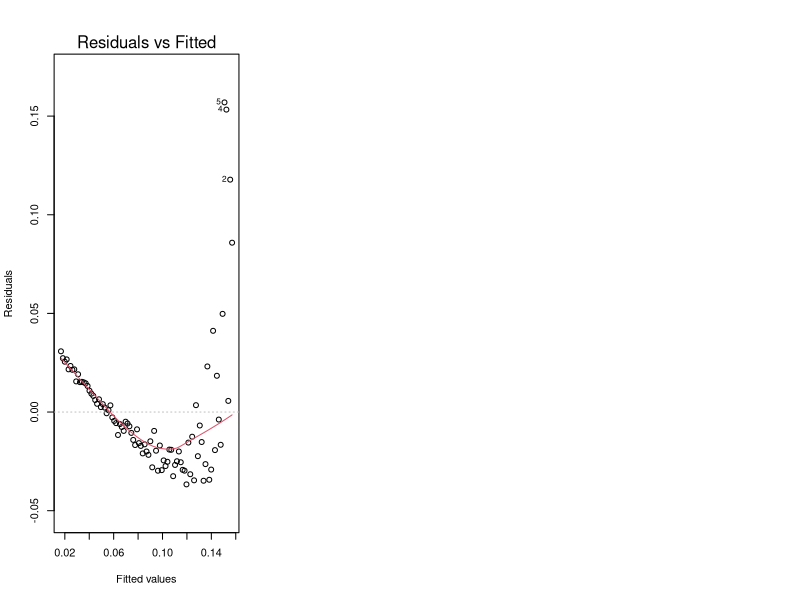

Write R code to recreate this figure. (Note: this script raises an error after producing the figure.)
#
# 11.12 - finding best power transformation (box-cox procedure)
#
# want to improve linear model by applying a power 
# transformation to the response variable.
#
# use box-cox procedure
#
# library(MASS)
# m <- lm(y ~ x)
# boxcox(m)
#
 
x <- 10:100
eps <- rnorm(length(x), sd=5)
y <- (x+eps)^(-1/1.5)

# model using linear (it's not of course).
m <- lm(y ~ x)
summary(m)

# plot is overloaded, so for a model argument is really calls,
# plot.lm(...) which has a "which" argument. do this to get
# the help text:
#
# > ?plot.lm
#
# which says:
#
#     Six plots (selectable by ‘which’) are currently available: a plot
#     of residuals against fitted values, a Scale-Location plot of
#     sqrt(| residuals |) against fitted values, a Normal Q-Q plot, a
#     plot of Cook's distances versus row labels, a plot of residuals
#     against leverages, and a plot of Cook's distances against
#     leverage/(1-leverage).  By default, the first three and ‘5’ are
#     provided.
#
#Usage:
#
#     ## S3 method for class 'lm'
#     plot(x, which = c(1:3, 5), 
#          caption = list("Residuals vs Fitted", "Normal Q-Q",
#            "Scale-Location", "Cook's distance",
#            "Residuals vs Leverage",
#            expression("Cook's dist vs Leverage  " * h[ii] / (1 - h[ii]))),
#          panel = if(add.smooth) panel.smooth else points,
#          sub.caption = NULL, main = "",
#          ask = prod(par("mfcol")) < length(which) && dev.interactive(),
#          ...,
#          id.n = 3, labels.id = names(residuals(x)), cex.id = 0.75,
#          qqline = TRUE, cook.levels = c(0.5, 1.0),
#          add.smooth = getOption("add.smooth"), label.pos = c(4,2),
#          cex.caption = 1)
##     
#Arguments:
#
#       x: ‘lm’ object, typically result of ‘lm’ or ‘glm’.
#
#   which: if a subset of the plots is required, specify a subset of the
#          numbers ‘1:6’.
#

par(mfrow=c(1,3))

plot(m, which=1)
library(MASS)

bc = boxcox(m)

which.max(bc$y)

lambda <- bc$x[which.max(bc$y)]
lambda

z <- y^lambda
z

m2 = lm(z ~ x)
summary(m2)
plot(m2, which=1)

# or

m2 = lm(I(y^lambda) ~ x)

#
# 11.13 - forming confidence intervals for regression coefficients.
#
# m <- lm(y ~ x1 + x2)
# confint(m)
#

x1 = 1:100
length(x1)
x2 = x1^2
length(x2)

y = 5*x1 + 8*x2 + 100 + rnorm(100, sd=100)

m = lm(y ~ x1 + x2)

m$coefficients

confint(m)
confint(m, level=0.99)

#
# 11.14 - plot residuals
#
# m <- lm(y ~ x)
# plot(m, which=1)
#
#

x1 = 1:100
length(x1)
x2 = x1^2
length(x2)

y = 5*x1 + 8*x2 + 100 + rnorm(100, sd=100)

m = lm(y ~ x1 + x2)

x11()
plot(m, which=1)

#
# 11.15 - diagnosing a linear regression
#

x1 = 1:100
x2 = x1^2

y = 5*x1 + 8*x2 + 100 + rnorm(100, sd=100)

m = lm(y ~ x2)

# requires R version >= 3.2.0
#
# library(car)
# outlier.test(m)
#
# check F statistis when using summary function.
#
# summary(m)
#
# p-value must be less than 0.05.
#
# plotting can show possible problems
#
# plot(m)
#
# look for this:
#
# residual vs fitted - points are randomly scattered with no pattern.
#
# normal Q-Q plot - points are on the line indicating the residuals
# follow a normal distribution.
#
# scale-location and residuals vs leverage plots, the points are
# in a group with none to far from the center.
#
# 

x11()
par(mfrow=c(2,3))
plot(m)

#
# 11.16 - identifying influential observations
#
# use this:
#
# influence.measures(m)
#
# reports several statistics:
#
# DFBETAS, DFFITS, covariaince ratio, cook's distance,
# hat matrix values.
#
# if any of these statistic identify an obervation as influential,
# then the observation is marked with a '*'
#

influence.measures(m)

# for more info:
# help(influence.measures)




